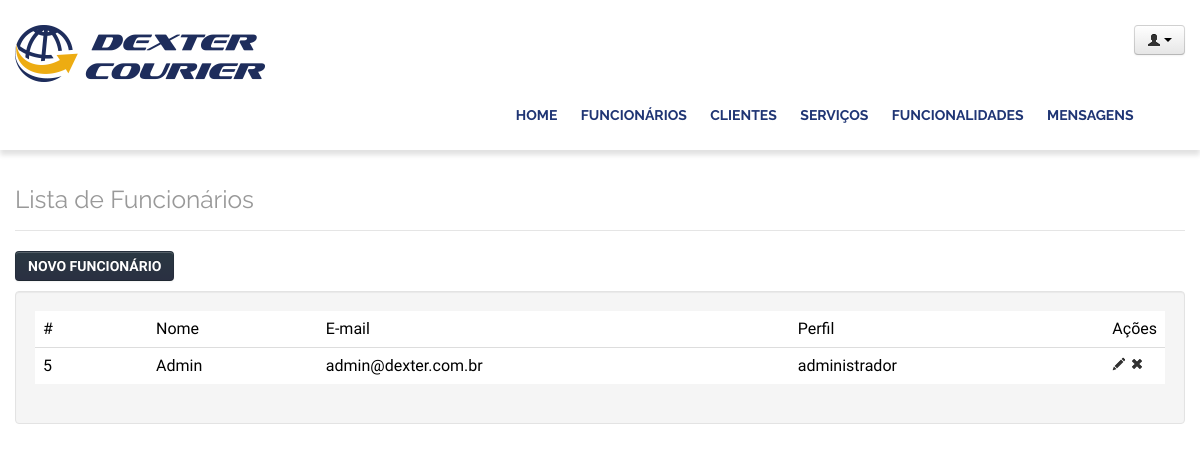
Page /lamp/admin/funcionarios.php (signed in) on the committed database.
### tables this page shows
CREATE TABLE `funcionarios` (
  `id` int(11) NOT NULL AUTO_INCREMENT,
  `nome` varchar(200) DEFAULT NULL,
  `email` varchar(200) DEFAULT NULL,
  `senha` varchar(100) DEFAULT NULL,
  `prf_id` int(11) DEFAULT NULL,
  `ip` varchar(2) DEFAULT NULL,
  PRIMARY KEY (`id`)
);

CREATE TABLE `perfis` (
  `id` int(11) NOT NULL AUTO_INCREMENT,
  `nome` varchar(30) DEFAULT NULL,
  `ip` varchar(2) DEFAULT NULL,
  PRIMARY KEY (`id`)
);

### lamp/include/banco.php (called while the page is built, shortened)
<?php
	function listar($tabela, $campos = "*", $onde=null, $filtro=null, $ordem=null, $limite=null){
                $sql = "select $campos from $tabela";
                $registros = [];
				$link = mysqli_connect ( 'localhost', 'admin', '4linux', 'dexter500') or die ("Cloud not connect to mysql");
                $query = mysqli_query( $link, $sql );
				while($registro = mysqli_fetch_array($query)){
                   $registros[] = $registro;
                }
                return $registros;
 }
	function ver($tabela, $onde, $campos = "*"){
			$sql = "select $campos from $tabela where $onde";
			$link = mysqli_connect ( 'localhost', 'admin', '4linux', 'dexter500') or die ("Cloud not connect to mysql");
			$query = mysqli_query( $link, $sql );
			return mysqli_fetch_array( $query );
}

### lamp/admin/funcionarios.php (the view, shortened to what this page needs)
    <header class="header">
           <?php require 'topo.php';require 'checkLogin.php'; ?>
    </header>
    <div class="container">
    <div class="row">
    <div class="span12" style="margin-top:20px">
        <legend class="title">
            <h3>Lista de Funcionários</h3>
        </legend>
        <div class="btn-toolbar">
            <a href="incluirFuncionario.php"><button class="btn btn-primary">Novo Funcionário</button></a>
        </div>
        <div class="well">
            <table width="100%" class="table">
                <col style="width:10%">
                <thead>
                    <tr class="bold">
                        <td>#</td>
                        <td>Nome</td>
                        <td>E-mail</td>
                        <td>Perfil</td>
                        <td style="width: 36px;">Ações</td>
                    </tr>
                     <?php
						 $registros = listar( 'funcionarios' );
						 foreach( $registros as $registro ) {
					 ?>
							  <tr class="bold">
                        <td><?php echo $registro['id'] ?></td>
                        <td><?php echo $registro['nome'] ?></td>
                        <td><?php echo $registro['email'] ?></td>
                        <td>
							<?php
								$nome_perfil = ver( 'perfis', " id = '{$registro['prf_id']}'","nome");
								echo $nome_perfil['nome'];
							?>
					   </td>
                        <td style="width: 36px;">
									<a href="alterarFuncionario.php?id=<?php echo $registro['id'] ?>">
									 <i class="icon-pencil"></i></a>
									<a href="excluirFuncionario.php?id=<?php echo $registro['id'] ?>">
									 <i class="icon-remove"></i></a>
								</td>
                       </tr>
						 <?php } ?>
                </thead>
            </table>
        </div>
    </div>
</div>
</div>
</body>
</html>

### lamp/include/css/style.css (style rules this page uses)
body { margin: 0; padding: 0; background: #F5F5F5; color: #555; font-family: 'Open Sans', sans-serif; font-weight: 300; }
.container { width:980px; margin: 0 auto; display: block; }
.header { width: 100%; background-color: white; padding: 15px; overflow: hidden; box-sizing: border-box; -webkit-box-shadow: 0 5px 5px rgba(0,0,0,.12); -moz-box-shadow: 0 5px 5px rgba(0,0,0,.12); box-shadow: 0 5px 5px rgba(0,0,0,.12); }
.title { font-family: 'Raleway', sans-serif; }
.title h3 { font-weight: normal; color: #999; }
.btn { background-color: #1f3574; text-transform: uppercase; color: #fff; text-decoration: none; padding: 10px 25px; font-weight: 700; border:0; font-size: 1em; }

### rows in the picture
funcionarios: id "5", nome "Admin", email "admin@dexter.com.br", perfis.nome "administrador"
